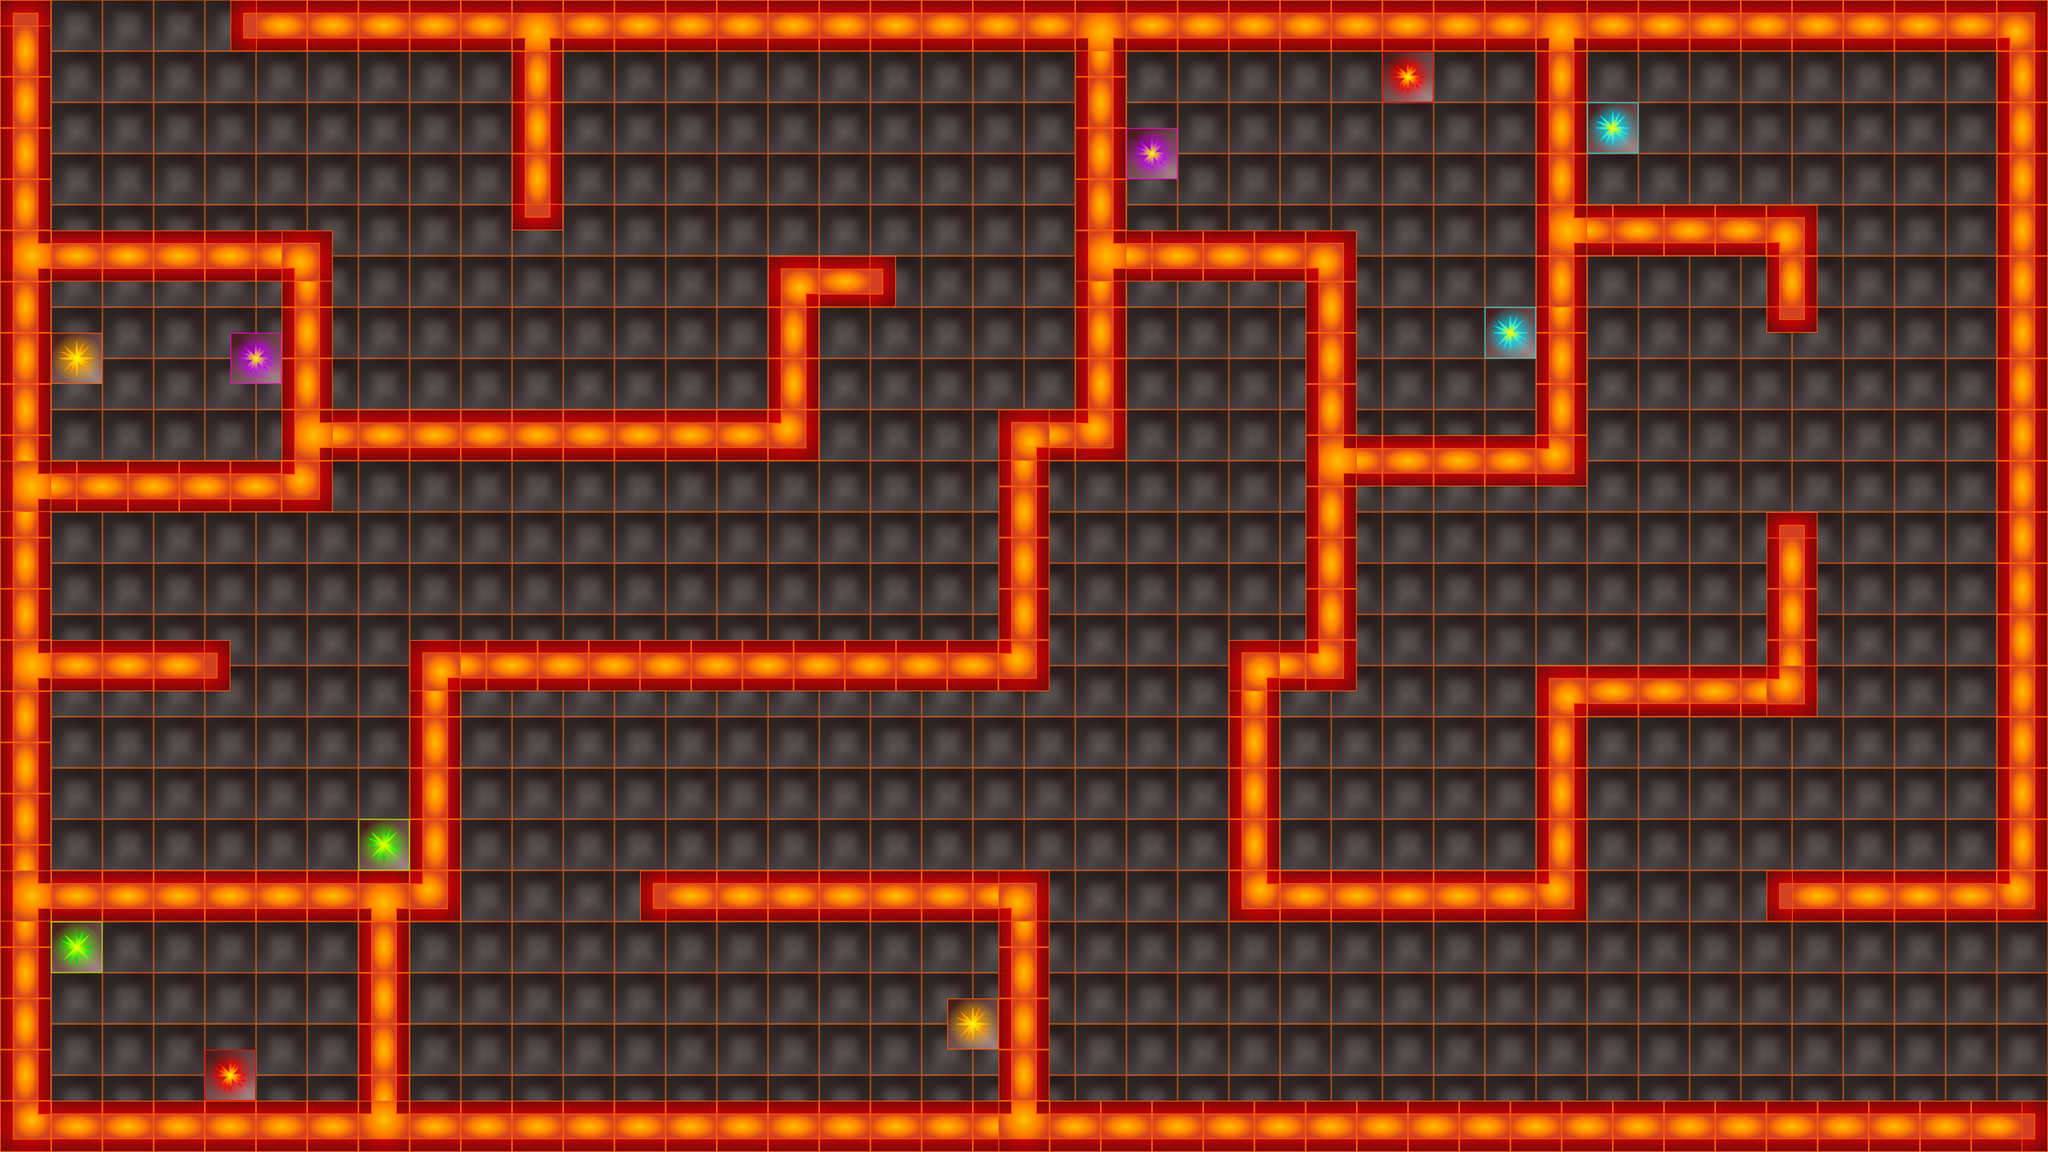

Rendered tile map (Tiled .tmx) drawn with the repository's tilesets; below, a short description and the map source with its tile grids summarised:
An orthogonal 80x45 tile map with 64x64 px tiles, 1 tile layer (background) and 55 objects (dummy, newlevel, orange1, orange2, red1, ...).

<map version="1.0" orientation="orthogonal" renderorder="right-down" width="80" height="45" tilewidth="64" tileheight="64" nextobjectid="65">
 <tileset firstgid="1" name="reds" tilewidth="64" tileheight="64">
  <image source="reds.png" width="768" height="384" />
 </tileset>
 <layer name="background" width="80" height="45">
  <data>[3600 cells, 3600 non-empty, 64 distinct tile ids]</data>
 </layer>
 <objectgroup name="collisions">
  <object id="1" x="-6.05327" y="-7.10543e-15" width="121.065" height="2875.3" />
  <object id="3" x="581.114" y="-7.10543e-15" width="4527.85" height="121.065" />
  <object id="4" x="-6.05327" y="2748.18" width="5121.07" height="121.065" />
  <object id="5" x="5000" y="12.1065" width="115.012" height="2288.14" />
  <object id="6" x="1277.24" y="12.1065" width="133.172" height="562.954" />
  <object id="7" x="6.05327" y="581.114" width="817.191" height="108.959" />
  <object id="8" x="12.1065" y="1610.17" width="556.901" height="108.959" />
  <object id="9" x="6.05327" y="1150.12" width="823.245" height="127.119" />
  <object id="10" x="714.286" y="593.22" width="115.012" height="690.073" />
  <object id="11" x="12.1065" y="2185.23" width="1131.96" height="127.119" />
  <object id="12" x="1144.07" y="2312.35" />
  <object id="13" x="708.232" y="1029.06" width="1331.72" height="121.065" />
  <object id="14" x="1924.94" y="641.646" width="115.012" height="514.528" />
  <object id="17" x="1943.1" y="641.646" width="290.557" height="127.119" />
  <object id="18" x="2687.65" y="18.1598" width="127.119" height="1125.91" />
  <object id="20" x="1016.95" y="1598.06" width="141.079" height="716.139" />
  <object id="21" x="1020.68" y="1594.4" width="1594.4" height="140.093" />
  <object id="22" x="2488.33" y="1014.01" width="126.751" height="720.48" />
  <object id="23" x="2488.33" y="1014.01" width="326.885" height="133.422" />
  <object id="24" x="893.929" y="2194.8" width="133.422" height="673.783" />
  <object id="25" x="1601.07" y="2168.11" width="1014.01" height="140.093" />
  <object id="29" x="2488.33" y="2168.11" width="140.093" height="700.467" />
  <object id="30" x="2688.46" y="580.387" width="693.796" height="120.08" />
  <object id="31" x="3255.5" y="580.387" width="133.422" height="1147.43" />
  <object id="32" x="3068.71" y="1607.74" width="140.093" height="700.467" />
  <object id="33" x="3842.56" y="13.3422" width="126.751" height="1194.13" />
  <object id="34" x="3068.71" y="1606.07" width="306.871" height="120.08" />
  <object id="35" x="3268.85" y="1092.4" width="700.467" height="126.751" />
  <object id="36" x="3845.56" y="517.018" width="687.125" height="126.751" />
  <object id="37" x="4409.61" y="513.676" width="126.751" height="320.213" />
  <object id="38" x="3066.38" y="2181.13" width="893.929" height="126.751" />
  <object id="39" x="3842.56" y="1674.45" width="113.409" height="627.085" />
  <object id="40" x="3850.9" y="1668.45" width="687.125" height="133.422" />
  <object id="41" x="4416.62" y="1287.53" width="126.751" height="513.676" />
  <object id="42" x="4420.95" y="2180.45" width="693.796" height="126.751" />
  <object id="54" name="dummy" x="4994.58" y="2318.53" width="113.759" height="427.952" />
  <object id="55" name="newlevel" x="130.011" y="5.41712" width="450.719" height="267.916" />
 </objectgroup>
 <objectgroup name="portals">
  <object id="44" name="orange1" x="184.107" y="891.916" width="8" height="8" />
  <object id="45" name="orange2" x="2425.28" y="2556.97" width="8" height="8" />
  <object id="46" name="red1" x="566.785" y="2684.56" width="8" height="8" />
  <object id="47" name="red2" x="3514.92" y="189.595" width="8" height="8" />
  <object id="48" name="green1" x="183.177" y="2365.32" width="8" height="8" />
  <object id="49" name="green2" x="952.719" y="2111.62" width="8" height="8" />
  <object id="50" name="pink1" x="2873.31" y="381.189" width="8" height="8" />
  <object id="51" name="pink2" x="631.139" y="887.579" width="8" height="8" />
  <object id="52" name="blue1" x="4024.84" y="317.305" width="8" height="8" />
  <object id="53" name="blue2" x="3769.93" y="828.69" width="8" height="8" />
 </objectgroup>
 <objectgroup name="fallings" visible="0">
  <object id="56" x="4458.29" y="222.102" width="180" height="180">
   <ellipse />
  </object>
  <object id="58" x="2402.49" y="842.362" width="180" height="180">
   <ellipse />
  </object>
  <object id="59" x="2565.01" y="1952.87" width="180" height="180">
   <ellipse />
  </object>
  <object id="60" x="771.94" y="2548.75" width="180" height="180">
   <ellipse />
  </object>
 </objectgroup>
 <objectgroup name="health" visible="0">
  <object id="61" x="3331.53" y="1928.49" width="124.594" height="124.594">
   <ellipse />
  </object>
  <object id="62" x="235.644" y="1373.24" width="124.594" height="124.594">
   <ellipse />
  </object>
  <object id="63" x="2971.29" y="744.854" width="124.594" height="124.594">
   <ellipse />
  </object>
 </objectgroup>
 <objectgroup name="hero" visible="0">
  <object id="64" x="4599.13" y="2432.29" width="150" height="150" />
 </objectgroup>
</map>
